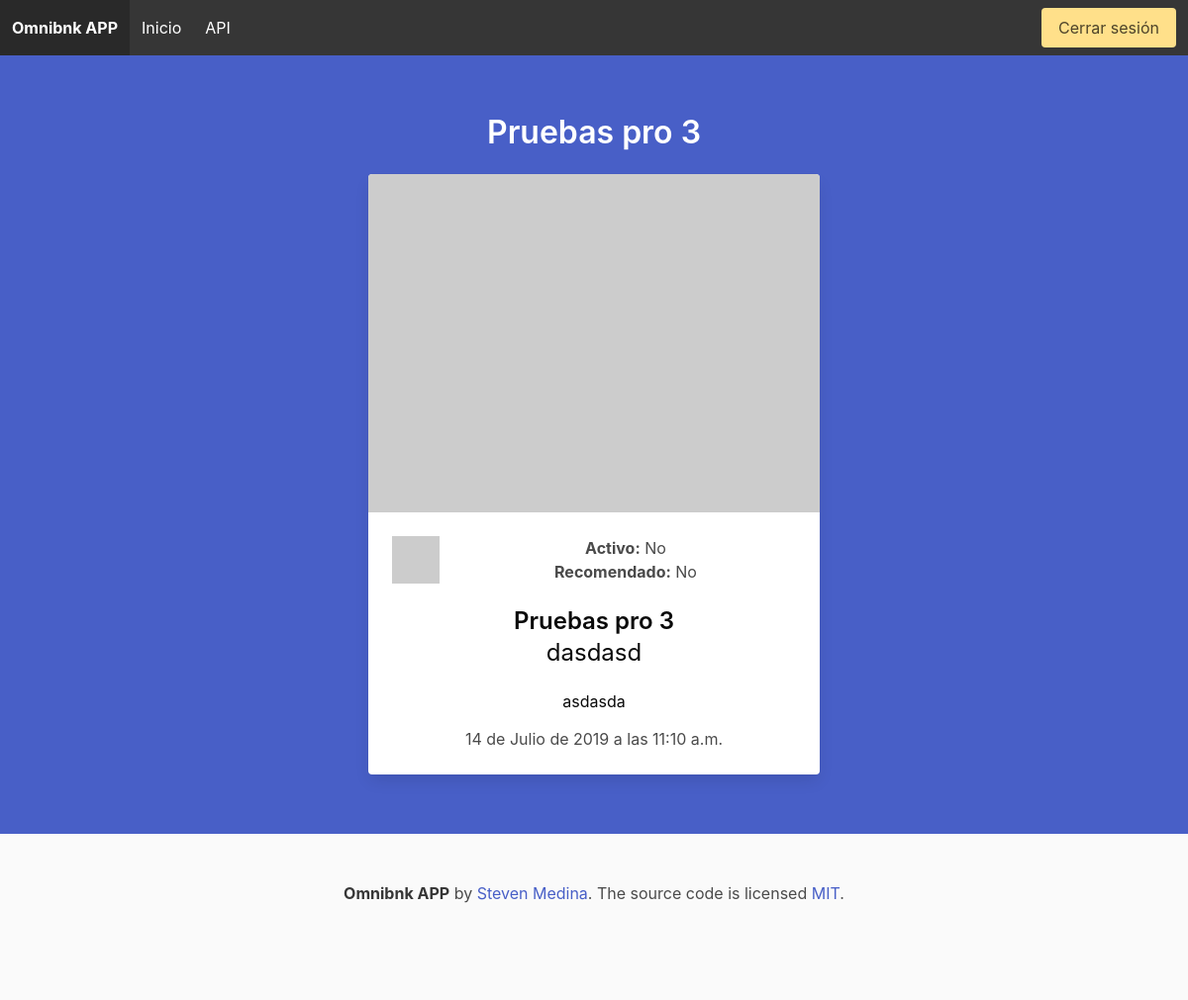
The page /peliculas/detalle/5/ (signed in) on the database its author committed.
### movie/models.py (models this page shows, shortened)
class Movie(models.Model):
    name = models.CharField(
        max_length=256,
        verbose_name='nombre',
        unique=True,
    )
    description = models.TextField(
        max_length=300,
        verbose_name='descripción',
    )
    summary = models.TextField(
        max_length=500,
        verbose_name='resumen',
    )
    created_at = models.DateTimeField(
        auto_now=True,
        verbose_name='fecha de creación',
    )
    is_recommended = models.BooleanField(
        default=False,
        verbose_name='es recomendada',
    )
    is_active = models.BooleanField(
        default=False,
        verbose_name='activa',
    )
    class Meta:
        ordering = ['-created_at']
        verbose_name = 'película'
        verbose_name_plural = 'películas'

### movie/views.py (the view)
class MovieDetailView(LoginRequiredMixin, DetailView):
    template_name = 'movie/movie_detail.html'
    def get_object(self, queryset=None):
        return get_object_or_404(
            models.Movie,
            pk=self.kwargs['pk'],
            is_active=True,
        )

### app/templatetags/meta.py (called while the page is built)
@register.inclusion_tag('layout/_meta.html')
def meta_tags(title=None, description=None, image=None, page_type='website'):
    if not image:
        image = static('img/social-shared.jpg')
    if image.startswith('/'):
        image = f'{settings.BASE_URL}{image}'
    return {
        'title': title if title else 'TODO',
        'description': description if description else 'TODO',
        'image': image,
        'page_type': page_type,
    }

### movie/templates/movie/movie_detail.html (shortened to what this page needs)
{% extends 'layout/base.html' %}
{% load widget_tweaks %}
{% block content %}
<section class="user registrationForm">
    <form id="movie-form" action="" method="post">
        <section class="hero is-link">
            <div class="hero-body">
                <div class="container has-text-centered">
                    <div class="column is-6 is-offset-3">
                        <h3 class="title has-text-white">{{ object.name }}</h3>
                        <div class="card">
                            <div class="card-image">
                                <figure class="image is-4by3">
                                    <img src="https://picsum.photos/id/398/1280/960" alt="{{ object.name }}">
                                </figure>
                            </div>
                            <div class="card-content">
                                <div class="media">
                                    <div class="media-left">
                                        <figure class="image is-48x48">
                                            <img src="https://robohash.org/{{ object.name }}" alt="{{ object.name }}">
                                        </figure>
                                    </div>
                                    <div class="media-content">
                                        <p><strong>Activo:</strong> {{ item.is_active|yesno:'Si,No' }}</p>
                                        <p><strong>Recomendado:</strong> {{ item.is_recommended|yesno:'Si,No' }}</p>
                                    </div>
                                </div>
                                <div class="content">
                                    <p class="title is-4 has-text-black">{{ object.name }}</p>
                                    <p class="subtitle is-4 has-text-black">{{ object.description }}</p>
                                    <p class="subtitle is-6 has-text-black">{{ object.summary }}</p>
                                    <time>{{ object.created_at }}</time>
                                </div>
                            </div>
                        </div>
                    </div>
                </div>
            </div>
        </section>
    </form>
</section>
{% endblock %}

### rows shown on the page
Movie: name "Pruebas pro 3", description "dasdasd", summary "asdasda", created_at "14 de Julio de 2019 a las 11:10 a.m."

### other values the page prints
{{ item.is_active|yesno:'Si,No' }} "No"
{{ item.is_recommended|yesno:'Si,No' }} "No"
